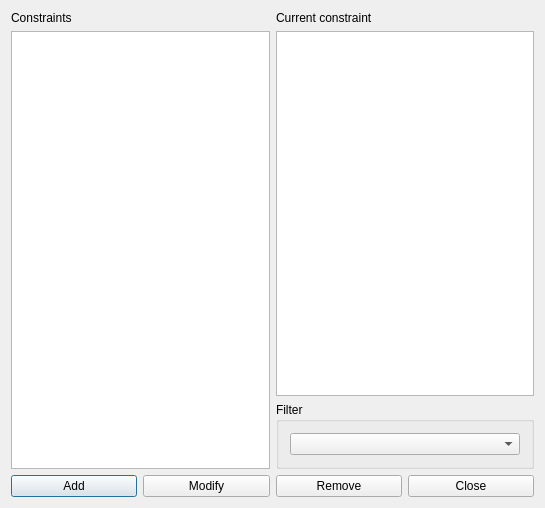
<?xml version="1.0" encoding="UTF-8"?>
<ui version="4.0">
 <class>ConstraintTeacherMaxTwoConsecutiveAfternoonsForm_template</class>
 <widget class="QDialog" name="ConstraintTeacherMaxTwoConsecutiveAfternoonsForm_template">
  <property name="geometry">
   <rect>
    <x>0</x>
    <y>0</y>
    <width>545</width>
    <height>508</height>
   </rect>
  </property>
  <property name="windowTitle">
   <string extracomment="This is the title of the dialog in which you see the list of all constraints of this type">Constraints teacher max two consecutive afternoons</string>
  </property>
  <layout class="QGridLayout" name="gridLayout_2">
   <item row="2" column="0" colspan="2">
    <layout class="QHBoxLayout" name="horizontalLayout">
     <item>
      <widget class="QPushButton" name="addConstraintPushButton">
       <property name="text">
        <string>Add</string>
       </property>
      </widget>
     </item>
     <item>
      <widget class="QPushButton" name="modifyConstraintPushButton">
       <property name="text">
        <string>Modify</string>
       </property>
      </widget>
     </item>
     <item>
      <widget class="QPushButton" name="removeConstraintPushButton">
       <property name="text">
        <string>Remove</string>
       </property>
      </widget>
     </item>
     <item>
      <widget class="QPushButton" name="closePushButton">
       <property name="text">
        <string>Close</string>
       </property>
      </widget>
     </item>
    </layout>
   </item>
   <item row="1" column="1">
    <widget class="QGroupBox" name="filterGroupBox">
     <property name="title">
      <string>Filter</string>
     </property>
     <layout class="QGridLayout" name="gridLayout">
      <item row="0" column="0">
       <widget class="QComboBox" name="teachersComboBox"/>
      </item>
     </layout>
    </widget>
   </item>
   <item row="0" column="0" rowspan="2">
    <layout class="QVBoxLayout" name="verticalLayout">
     <item>
      <widget class="QLabel" name="constraintsTextLabel">
       <property name="frameShape">
        <enum>QFrame::NoFrame</enum>
       </property>
       <property name="frameShadow">
        <enum>QFrame::Plain</enum>
       </property>
       <property name="text">
        <string>Constraints</string>
       </property>
       <property name="wordWrap">
        <bool>false</bool>
       </property>
      </widget>
     </item>
     <item>
      <widget class="QListWidget" name="constraintsListWidget"/>
     </item>
    </layout>
   </item>
   <item row="0" column="1">
    <layout class="QVBoxLayout" name="verticalLayout_2">
     <item>
      <widget class="QLabel" name="currentConstraintTextLabel">
       <property name="text">
        <string>Current constraint</string>
       </property>
       <property name="wordWrap">
        <bool>false</bool>
       </property>
      </widget>
     </item>
     <item>
      <widget class="QPlainTextEdit" name="currentConstraintTextEdit"/>
     </item>
    </layout>
   </item>
  </layout>
 </widget>
 <layoutdefault spacing="6" margin="11"/>
 <resources/>
 <connections/>
</ui>
